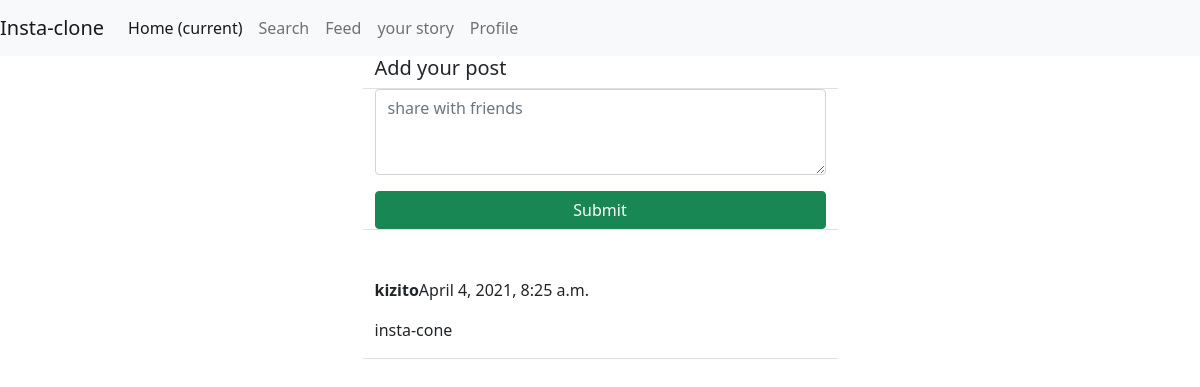
Page /insta/ on the earlier database version.
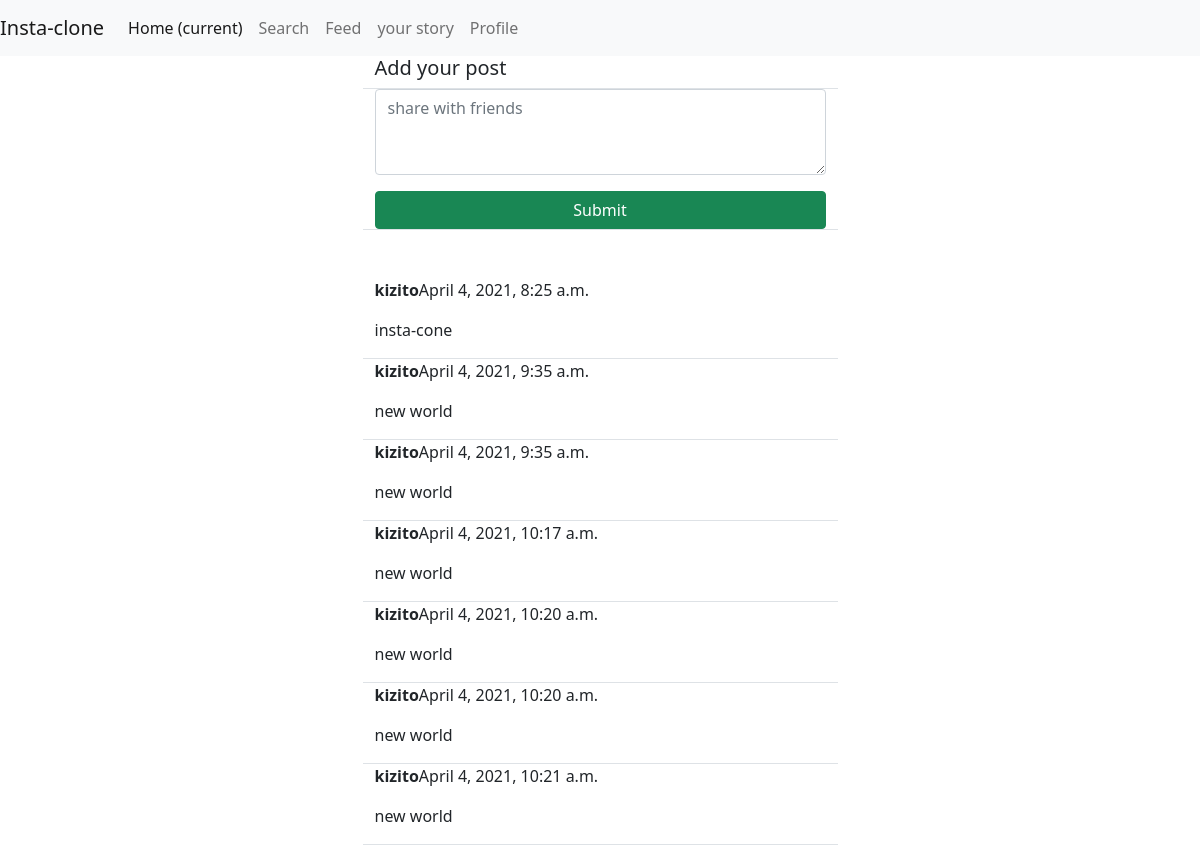
Same page on the later database version.
### insta/models.py (models this page shows)
class post(models.Model):
    body = models.TextField()
    created_on = models.DateTimeField(default=timezone.now)
    author = models.ForeignKey(User, on_delete=models.CASCADE)

### insta/views.py (the view, shortened to what this page needs)
# urls.py: path('', PostListView.as_view(), name='post-list'),
class PostListView(View):
    def get(self, request, *args, **kwargs):
        posts = post.objects.all().order_by('created_on')
        form =PostForm()
        context = {
            'post_list': posts,
            'form': form,
        }
        return render(request, 'insta/post_list.html', context)

### insta/forms.py
class PostForm(forms.ModelForm):
    body = forms.CharField(
        label='',
        widget=forms.Textarea(attrs={
            'rows': '3',
            'placeholder': 'share with friends'
        })
    )
    class Meta:
        model = post
        fields = ['body']

### insta/templates/insta/post_list.html (shortened to what this page needs)
{% extends 'gram/base.html' %}
{% load crispy_forms_tags %}
{%  block content %}
<div class="container">
    <div class="row justify-content-center mt3">
        <div class="col-md-5 col-sm-12 border-bottom">
           <h5>Add your post</h5>
        </div>
    </div>
    <div class="row justify-content-center mt3 mb-5">
        <div class="col-md-5 col-sm-12 border-bottom">
           <form method="POST">
               {{ form | crispy }}
               <div class="d-grid gap-2">
                   <button class="btn btn-success mt-3">Submit</button>
               </div>
           </form>
        </div>
    </div>
    {% for post in post_list %}
    <div class="row justify-content-center mt3">
        <div class="col-md-5 col-sm-12 border-bottom position-relative">
           <p><strong>{{ post.author }}</strong>{{ post.created_on }}</p>
           <p>{{ post.body }}</p>
        </div>
    </div>
    {% endfor %}
</div>
{%  endblock content %}

### gram/templates/gram/base.html (shortened to what this page needs)
<!doctype html>
<html lang="en">
  <head>
    <link href="https://cdn.jsdelivr.net/npm/bootstrap@5.0.0-beta3/dist/css/bootstrap.min.css" rel="stylesheet">
  </head>
  <body>
    {% include 'gram/navbar.html' %}
    {% block content %}
    {% endblock content %}
  </body>
</html>

### gram/templates/gram/navbar.html (shortened to what this page needs)
<nav class="navbar navbar-expand-lg navbar-light bg-light">
    <a class="navbar-brand"
    {% if user.is_authenticated %}
    href="{% url 'post-list' %}"
    {% else %}
    href="{% url 'index'%}"
    {% endif %}
    >Insta-clone</a>
    <div class="collapse navbar-collapse" id="navbarNavAltMarkup">
      <div class="navbar-nav">
        <a class="nav-item nav-link active" href="#">Home <span class="sr-only">(current)</span></a>
        <a class="nav-item nav-link" href="#">Search</a>
        <a class="nav-item nav-link" href="#">Feed</a>
        <a class="nav-item nav-link" href="#">your story</a>
        <a class="nav-item nav-link" href="{% url 'profile' user.profile.pk %}">Profile</a>
      </div>
    </div>
  </nav>

Differences in the rows shown:
added post: author "kizito", created_on "April 4, 2021, 9:35 a.m.", body "new world"
added post: author "kizito", created_on "April 4, 2021, 9:35 a.m.", body "new world"
added post: author "kizito", created_on "April 4, 2021, 10:17 a.m.", body "new world"
added post: author "kizito", created_on "April 4, 2021, 10:20 a.m.", body "new world"
added post: author "kizito", created_on "April 4, 2021, 10:20 a.m.", body "new world"
added post: author "kizito", created_on "April 4, 2021, 10:21 a.m.", body "new world"
